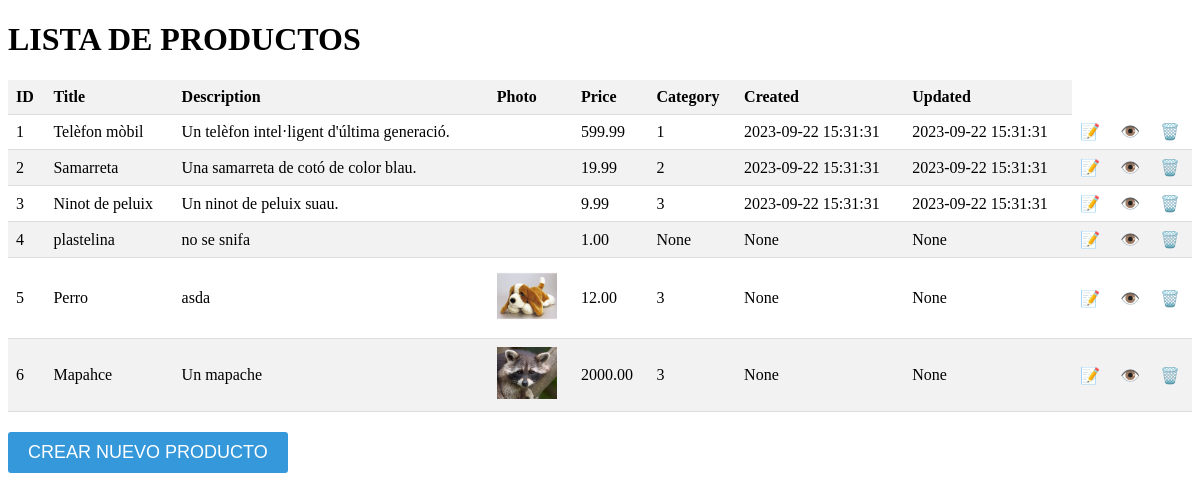
The app's page /products/list, older data.
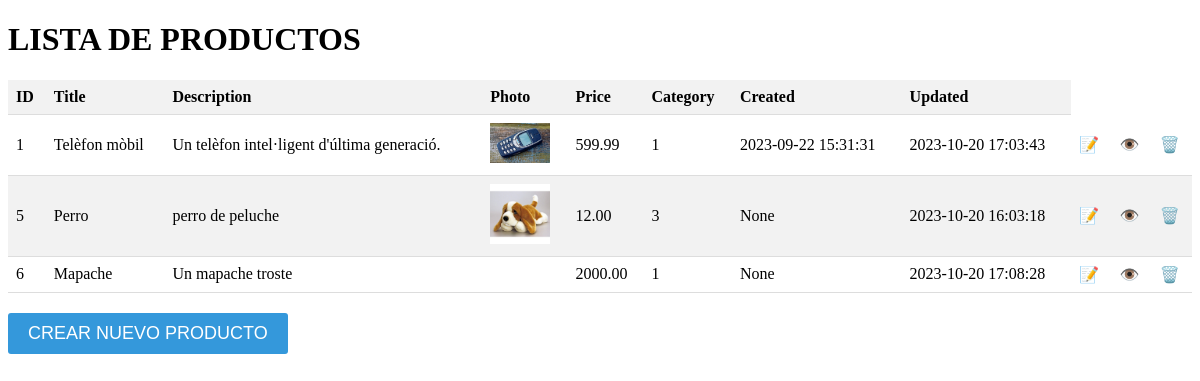
The same page, newer data.
### app.py (models this page shows)
class Producto(db.Model):
    __tablename__ = "products"
    id = db.Column(db.Integer, primary_key=True, autoincrement=True)
    title = db.Column(db.Text)
    description = db.Column(db.Text)
    photo = db.Column(db.Text)
    price = db.Column(db.DECIMAL(10, 2))
    category_id = db.Column(db.Integer, db.ForeignKey('categories.id'))
    seller_id = db.Column(db.Integer, db.ForeignKey('users.id'))
    created = db.Column(db.DateTime, server_default=db.func.current_timestamp(), nullable=False)
    updated = db.Column(db.DateTime, server_default=db.func.current_timestamp(), nullable=False)
    category = db.relationship('Categoria', backref=db.backref('products', lazy=True))

### app.py (the view)
@app.route('/products/list')
def index():
    products = db.session.query(Producto).all()
    return render_template('products/template.html', data=products)

### templates/products/template.html (shortened to what this page needs)
<!DOCTYPE html>
<html>
<head>
    <link rel="stylesheet" href="{{url_for('static', filename='products.css')}}">
</head>
<body>
    <h1>LISTA DE PRODUCTOS</h1>
    <table>
        <thead>
            <tr>
                <th>ID</th>
                <th>Title</th>
                <th>Description</th>
                <th>Photo</th>
                <th>Price</th>
                <th>Category</th>
                <th>Created</th>
                <th>Updated</th>
            </tr>
        </thead>
        <tbody>
            {% for product in data %}
                <tr>
                    <td>{{ product.id }}</td>
                    <td>{{ product.title }}</td>
                    <td>{{ product.description }}</td>
                    <td><img src="{{ product.photo }}" alt=""></td>
                    <td>{{ product.price }}</td>
                    <td>{{ product.category_id }}</td>
                    <td>{{ product.created }}</td>
                    <td>{{ product.updated }}</td>
                    <td><a href="/products/update/{{ product.id }}">📝</a></td>
                    <td><a href="/products/read/{{ product.id }}" class="view-button">👁️</a></td>
                    <td><a href="/products/delete/{{ product.id }}" class="delete-button">🗑️</a></td>
                </tr>
            {% endfor %}
        </tbody>
    </table>
    <button><a href="/products/create">CREAR NUEVO PRODUCTO</a>
</body>
</html>

Row changes from the older to the newer data that the page shows:
removed Producto: id "2", title "Samarreta", description "Una samarreta de cotó de color blau.", price "19.99", category_id "2", created "2023-09-22 15:31:31", updated "2023-09-22 15:31:31"
removed Producto: id "3", title "Ninot de peluix", description "Un ninot de peluix suau.", price "9.99", category_id "3", created "2023-09-22 15:31:31", updated "2023-09-22 15:31:31"
removed Producto: id "4", title "plastelina", description "no se snifa", price "1.00", category_id "None", created "None", updated "None"
changed Producto "Telèfon mòbil": photo: picture added; updated "2023-09-22 15:31:31" → "2023-10-20 17:03:43"
changed Producto "Perro": description "asda" → "perro de peluche"; updated "None" → "2023-10-20 16:03:18"
changed Producto id 6: title "Mapahce" → "Mapache"; description "Un mapache" → "Un mapache troste"; category_id "3" → "1"; updated "None" → "2023-10-20 17:08:28"; photo: picture removed
